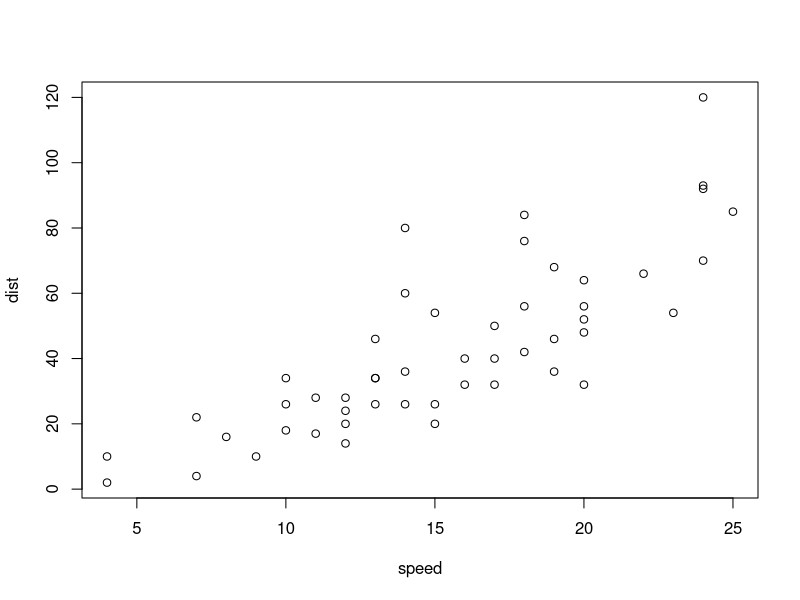
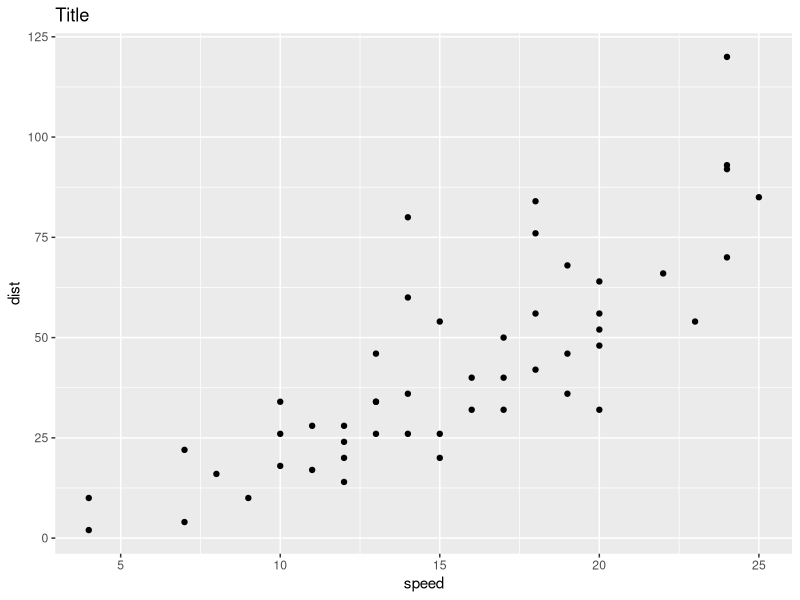
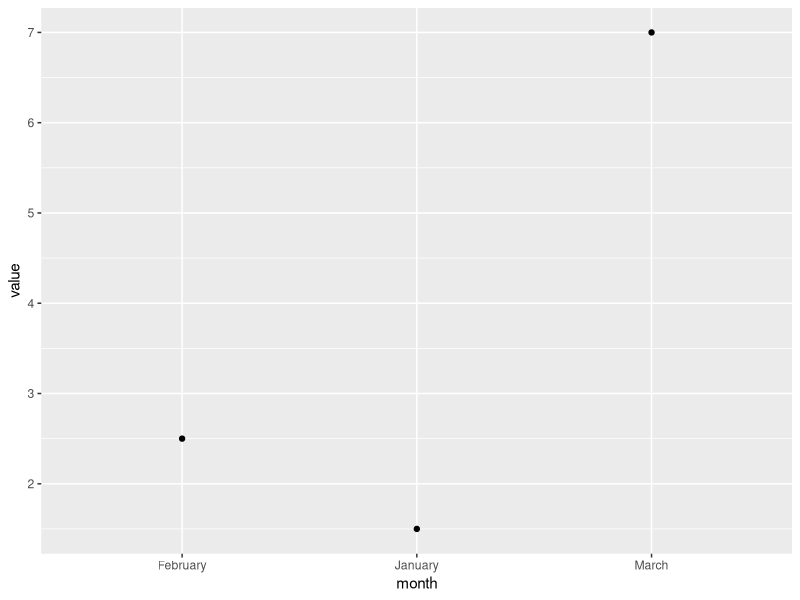
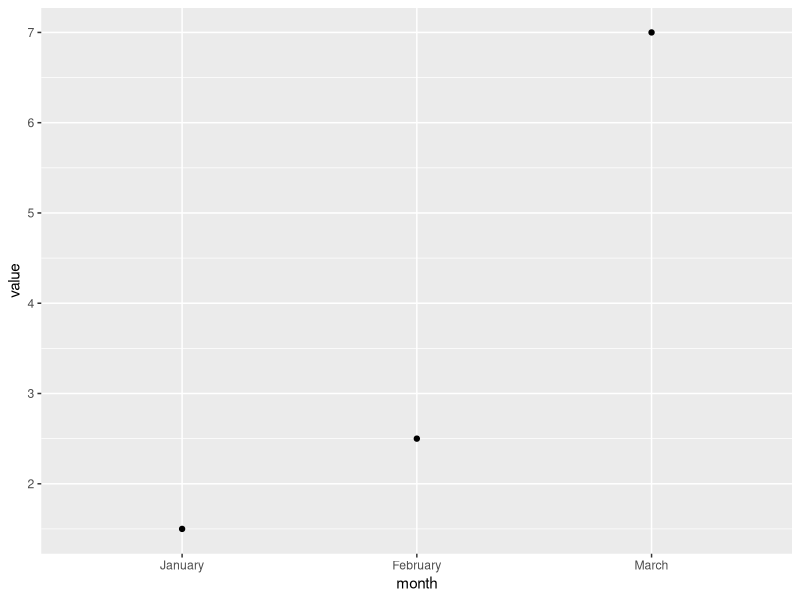
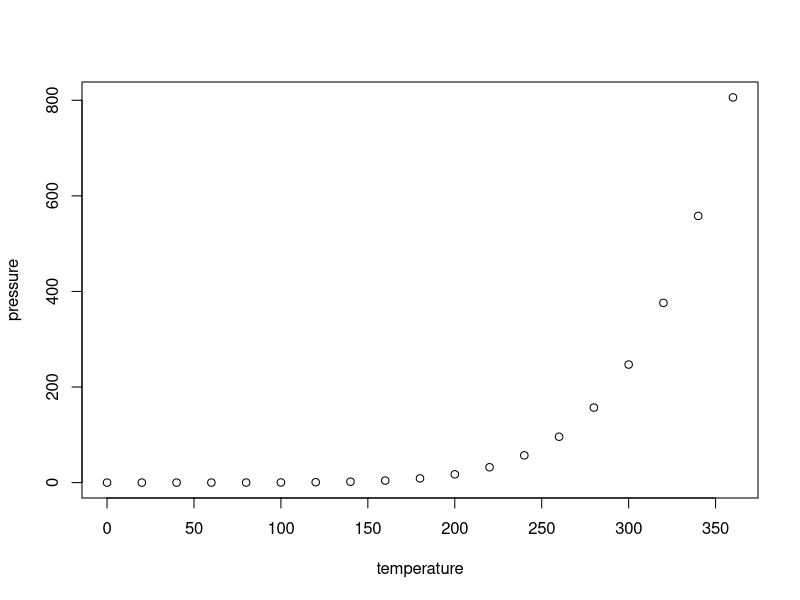

The R source for these figures, in order:
## ---- chunk 1
knitr::opts_chunk$set(echo = TRUE)
## ---- chunk 2
summary(cars)
## ---- chunk 3
plot(cars)
## ---- chunk 4
library(ggplot2)
ggplot(cars) +
  aes(x = speed, y = dist) +
  geom_point() +
  ggtitle("Title")
## ---- chunk 5
dat <- data.frame(
  month = c("January", "February", "March"),
  value = c(1.5, 2.5, 7)
)
ggplot(dat) +
  aes(month, value) +
  geom_point()
## ---- chunk 6
dat$month <- ordered(dat$month, c("January", "February", "March"))
ggplot(dat) +
  aes(month, value) +
  geom_point()
## ---- chunk 7
plot(pressure)
